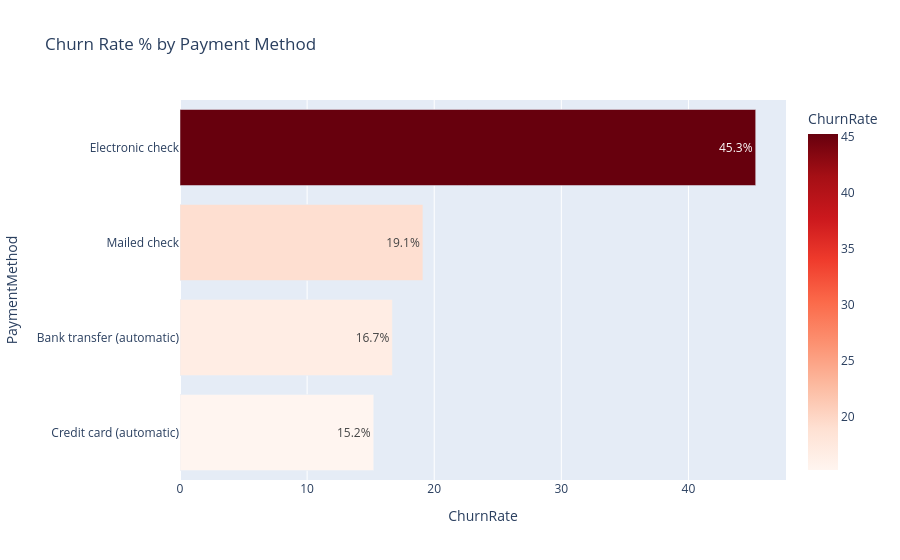

The cell this chart's notebook holds for it:
### Markdown cell above
## Step 8: Payment method

### Code cell
pay_tbl = (df.groupby("PaymentMethod")["ChurnFlag"]
             .agg(Customers="count", Churned="sum", ChurnRate="mean"))
pay_tbl["ChurnRate"] = (pay_tbl["ChurnRate"] * 100).round(2)
pay_tbl = pay_tbl.sort_values("ChurnRate", ascending=False)
display(pay_tbl)

fig = px.bar(pay_tbl.reset_index(), x="ChurnRate", y="PaymentMethod", orientation="h",
             text="ChurnRate", title="Churn Rate % by Payment Method",
             color="ChurnRate", color_continuous_scale="Reds")
fig.update_traces(texttemplate="%{text:.1f}%")
fig.update_layout(yaxis={"categoryorder": "total ascending"})
fig.write_html(OUT_DIR / "05_churn_by_payment.html")
fig.show()

### Figure 1 — Plotly figure (JSON) as saved in the notebook; plotly's stock layout.template omitted (floating-point values rounded to 4 significant figures)
{"data": [{"hovertemplate": "ChurnRate=%{marker.color}<br>PaymentMethod=%{y}<extra></extra>", "legendgroup": "", "marker": {"color": [45.29, 19.11, 16.71, 15.24], "coloraxis": "coloraxis", "pattern": {"shape": ""}}, "name": "", "orientation": "h", "showlegend": false, "text": [45.29, 19.11, 16.71, 15.24], "textposition": "auto", "texttemplate": "%{text:.1f}%", "type": "bar", "x": [45.29, 19.11, 16.71, 15.24], "xaxis": "x", "y": ["Electronic check", "Mailed check", "Bank transfer (automatic)", "Credit card (automatic)"], "yaxis": "y"}], "layout": {"barmode": "relative", "coloraxis": {"autocolorscale": false, "colorbar": {"title": {"text": "ChurnRate"}}, "colorscale": [[0, "rgb(255,245,240)"], [0.125, "rgb(254,224,210)"], [0.25, "rgb(252,187,161)"], [0.375, "rgb(252,146,114)"], [0.5, "rgb(251,106,74)"], [0.625, "rgb(239,59,44)"], [0.75, "rgb(203,24,29)"], [0.875, "rgb(165,15,21)"], [1, "rgb(103,0,13)"]]}, "legend": {"tracegroupgap": 0}, "title": {"text": "Churn Rate % by Payment Method"}, "xaxis": {"anchor": "y", "domain": [0, 1], "title": {"text": "ChurnRate"}}, "yaxis": {"anchor": "x", "categoryorder": "total ascending", "domain": [0, 1], "title": {"text": "PaymentMethod"}}}}
